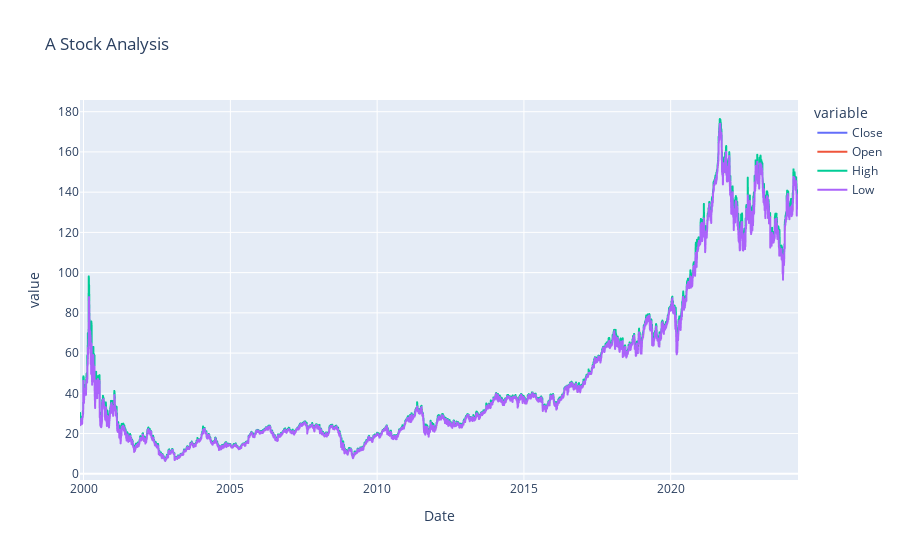

Here is the notebook cell this chart was saved with:
### Code cell
fig = px.line(hist, x = hist.index, y = [hist.Close,hist.Open,hist.High,hist.Low], title='A Stock Analysis')
fig.show()

### Figure 1 — Plotly figure (JSON) as saved in the notebook; plotly's stock layout.template omitted (floating-point values rounded to 4 significant figures; data arrays with more than 128 entries replaced by an {"elided": "..."} marker saying what was removed)
{"data": [{"hovertemplate": "variable=Close<br>Date=%{x}<br>value=%{y}<extra></extra>", "legendgroup": "Close", "line": {"color": "#636efa", "dash": "solid"}, "marker": {"symbol": "circle"}, "mode": "lines", "name": "Close", "showlegend": true, "type": "scattergl", "x": {"elided": "6153 str values"}, "xaxis": "x", "y": {"elided": "6153 float values"}, "yaxis": "y"}, {"hovertemplate": "variable=Open<br>Date=%{x}<br>value=%{y}<extra></extra>", "legendgroup": "Open", "line": {"color": "#EF553B", "dash": "solid"}, "marker": {"symbol": "circle"}, "mode": "lines", "name": "Open", "showlegend": true, "type": "scattergl", "x": {"elided": "6153 str values"}, "xaxis": "x", "y": {"elided": "6153 float values"}, "yaxis": "y"}, {"hovertemplate": "variable=High<br>Date=%{x}<br>value=%{y}<extra></extra>", "legendgroup": "High", "line": {"color": "#00cc96", "dash": "solid"}, "marker": {"symbol": "circle"}, "mode": "lines", "name": "High", "showlegend": true, "type": "scattergl", "x": {"elided": "6153 str values"}, "xaxis": "x", "y": {"elided": "6153 float values"}, "yaxis": "y"}, {"hovertemplate": "variable=Low<br>Date=%{x}<br>value=%{y}<extra></extra>", "legendgroup": "Low", "line": {"color": "#ab63fa", "dash": "solid"}, "marker": {"symbol": "circle"}, "mode": "lines", "name": "Low", "showlegend": true, "type": "scattergl", "x": {"elided": "6153 str values"}, "xaxis": "x", "y": {"elided": "6153 float values"}, "yaxis": "y"}], "layout": {"autosize": true, "legend": {"title": {"text": "variable"}, "tracegroupgap": 0}, "title": {"text": "A Stock Analysis"}, "xaxis": {"anchor": "y", "autorange": true, "domain": [0, 1], "range": ["1999-11-18", "2024-05-03"], "title": {"text": "Date"}, "type": "date"}, "yaxis": {"anchor": "x", "autorange": true, "domain": [0, 1], "range": [-3.085, 185.8], "title": {"text": "value"}, "type": "linear"}}}
